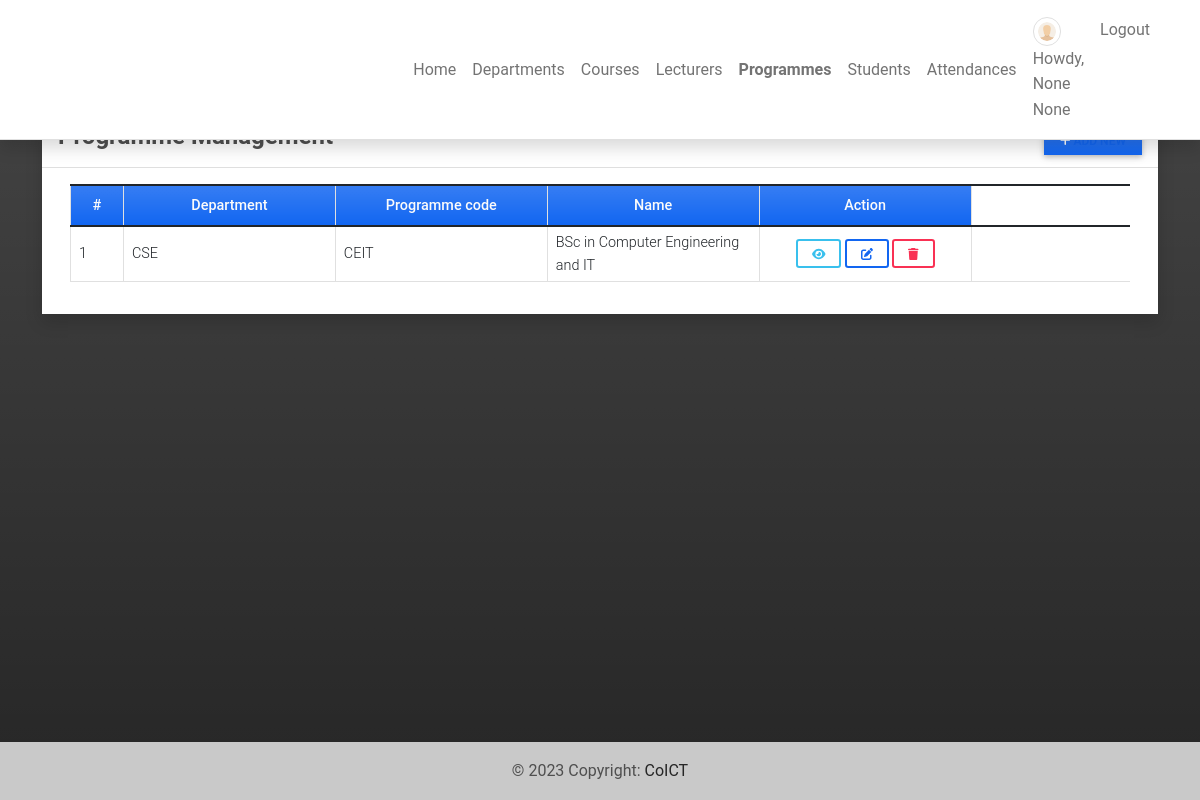
Page /class (signed in) on the committed database.
### attendance/models.py (models this page shows, shortened)
class User(AbstractBaseUser):
    email = models.EmailField(
        verbose_name='email address',
        max_length=60,
        unique=True,
    )
    is_active = models.BooleanField(default=True)
    is_admin = models.BooleanField(default=False)
    is_staff = models.BooleanField(default=False)
    username = models.CharField(unique=True, max_length=15)
    first_name = models.CharField(max_length=100, null=True)
    middle_name = models.CharField(max_length=250, blank=True, null= True)
    last_name = models.CharField(max_length=100, null=True)
    gender = models.CharField(max_length=100, choices=[('Male','Male'),('Female','Female')], blank=True, null= True)
    programme = models.ForeignKey(Programme, to_field='programme_id', on_delete=models.CASCADE, null=True, blank=True)
    department = models.ForeignKey(Department, on_delete=models.CASCADE, blank=True, null=True)
    contact = models.CharField(max_length=250, blank=True, null= True)
    last_login = models.DateTimeField(auto_now=True)
    date_joined = models.DateTimeField(auto_now_add=True)
    objects = CustomUserManager()
    USERNAME_FIELD = 'username'
    REQUIRED_FIELDS = ["email"]
    class Meta:
        verbose_name = 'User'
        verbose_name_plural = 'Users'

class Programme(models.Model):
    department = models.ForeignKey(Department, on_delete=models.CASCADE, blank=True, null=True)
    programme_id = models.CharField(max_length=15, unique=True)
    name = models.CharField(max_length=250)
    date_added = models.DateTimeField(default=timezone.now)
    date_updated = models.DateTimeField(auto_now=True)

class Department(models.Model):
    STATUS = (
        (1, 'Active'),
        (2, 'Inactive')
    )
    department_id = models.CharField(max_length=100, unique=True)
    name = models.TextField(max_length=250)
    status = models.IntegerField(default = 1, choices=STATUS)
    date_added = models.DateTimeField(default=timezone.now)
    date_updated = models.DateTimeField(auto_now=True)
    def __str__(self):
        return self.department_id

### attendance/views.py (the view)
# urls.py: path('class',views.classPage,name='class-page'),
@login_required
def classPage(request):
    if request.user.profile.user_type == 1:
        programmes = Programme.objects.all()
    else:
        programmes = Programme.objects.filter(assigned_faculty = request.user.profile).all()
    context['page_title'] = "Programme Management"
    context['programmes'] = programmes
    return render(request, 'class_mgt.html',context)

### attendance/templates/class_mgt.html (shortened to what this page needs)
{% extends 'base.html' %} {% block pageContent %}
<div class="col-lg-12 col-md-12 col-sm-12 col-xs-12">
    <div class="card card-default rounded-0 shadow ">
        <div class="card-header">
            <div class="d-flex w-100 align-items-center justify-content-between">
                <h4 class="card-title fw-bold">Programme Management</h4>
                <div class="tools">
                    {% if user.profile.user_type == 1 %}
                    <button type="button" class="btn btn-primary rounded-0 bg-gradient btn-sm" id='add_new'><i class="fa fa-plus"></i><a href="{% url 'save-class' %}"> Add New</a></button>
                    {% endif  %}
                </div>
            </div>
        </div>
        <div class="card-body">
            <div class="container-fluid">
                <table class="table table-bordered" id="class-list">
                    <colgroup>
                        <col width="5%">
                        <col width="20%">
                        <col width="20%">
                        <col width="20%">
                        <col width="20%">
                        <col width="15%">
                    </colgroup>
                    <thead>
                        <tr class="bg-gradient bg-primary bg-opacity-50 text-light">
                            <th class="px-2 py-2 text-center">#</th>
                            <th class="px-2 py-2 text-center">Department</th>
                            <th class="px-2 py-2 text-center">Programme code</th>
                            <th class="px-2 py-2 text-center">Name</th>
                            <th class="px-2 py-2 text-center">Action</th>
                        </tr>
                    </thead>
                    <tbody>
                        {% for programme in programmes %}
                        <tr>
                            <td class="px-2 py-1 align-middle">{{ programme.id }}</td>
                            <td class="px-2 py-1 align-middle">{{ programme.department }}</td>
                            <td class="px-2 py-1 align-middle">{{ programme.programme_id }}</td>
                            <td class="px-2 py-1 align-middle">{{ programme.name }}</td>
                            <td class="px-2 py-1 align-middle text-center">
                                <a class="btn btn-outline-info btn-sm" href="{% url 'class-page' programme.pk %}" title="View">
                                    <i class="fa fa-eye"></i>
                                </a>
                                {% if user.profile.user_type == 1 %}
                                <a class="btn btn-outline-primary btn-sm edit-data" href="javascript:void(0)" data-id="{{ programme.pk }}" title="Edit">
                                    <i class="fa fa-edit"></i>
                                </a>
                                <button class="btn btn-outline-danger btn-sm delete-data" type="button" data-id="{{ programme.pk }}" title="Delete">
                                    <i class="fa fa-trash"></i>
                                </button>
                                {% endif  %}
                            </td>
                        </tr>
                        {% endfor %}
                    </tbody>
                </table>
            </div>
        </div>
    </div>
</div>
{% endblock pageContent %}

### attendance/templates/topNavigation.html (shortened to what this page needs)
{% load static %}
<header>
    <nav class="navbar navbar-expand-lg navbar-light bg-white fixed-top shadow border-bottom">
        <div class="container">
            <a class="navbar-brand custom-brand" href="{% url 'home-page' %}">
            </a>
            <div class="collapse navbar-collapse" id="navbarExample01">
                {% if user.id %}
                <ul class="navbar-nav me-auto mb-2 mb-lg-0" id="topNav">
                    <li class="nav-item">
                        <a class="nav-link" aria-current="page" href="{% url 'home-page' %}">Home</a>
                    </li>
                    {% if user.profile.user_type == 1 %}
                    <li class="nav-item">
                        <a class="nav-link" aria-current="page" href="{% url 'department-page' %}">Departments</a>
                    </li>
                    <li class="nav-item">
                        <a class="nav-link" aria-current="page" href="{% url 'course-page' %}">Courses</a>
                    </li>
                    <li class="nav-item">
                        <a class="nav-link" aria-current="page" href="{% url 'faculty-page' %}">Lecturers</a>
                    </li>
                    {% endif %}
                    <li class="nav-item">
                        <a class="nav-link" aria-current="page" href="{% url 'class-page' %}">Programmes</a>
                    </li>
                    <li class="nav-item">
                        <a class="nav-link" aria-current="page" href="{% url 'student-page' %}">Students</a>
                    </li>
                    <li class="nav-item">
                        <a class="nav-link" aria-current="page" href="{% url 'attendance-class' %}">Attendances</a>
                    </li>
                </ul>
                <ul class="navbar-nav d-flex flex-row">
                    {% if user.id %} {% if user.profile.user_type == 1 %} {% endif %}
                    <li class="nav-item me-3 me-lg-0">
                        <a class="nav-link" href="{% url 'profile' %}">
                            <span class="me-1"><img src="{% if user.profile.avatar %}{{ user.profile.avatar.url }}{% else %}{{ MEDIA_URL }}/default/default-avatar.png{% endif %}" alt="User Avatar" data-url="{% if user.profile.avatar %}{{ user.profile.avatar.url }}{% else %}{{ MEDIA_URL }}/default/default-avatar.png{% endif %}" id="user-avatar" class="img-thumbnail rounded-circle"></span>Howdy,
                            {{ user.first_name }} {{user.last_name}}
                        </a>
                    </li>
                    <li class="nav-item me-3 me-lg-0">
                        <a class="nav-link" href="{% url 'logout' %}">Logout</a>
                    </li>
                    {% else %}
                    <li class="nav-item me-3 me-lg-0">
                        <a class="nav-link" href="{% url 'login' %}">Login</a>
                    </li>
                    {% endif %}
                </ul>
                {% endif %}
            </div>
        </div>
    </nav>
</header>

### static/assets/default/css/style.css (style rules this page uses)
html, body { height: 100%; width: 100%; max-height: 100%; overflow: auto; display: flex; flex-direction: column; }
body>header { flex-shrink: auto; }
#user-avatar { width: 1.8rem; height: 1.8rem; object-fit: scale-down; object-position: center center; }
.navbar-brand { max-width: auto; max-height: auto; }
.custom-brand { width: 500px; }
.nav-item.active a.nav-link { font-weight: bolder !important; }

### rows in the picture
User: first_name "None", last_name "None"
Programme: id "1", department "CSE", programme_id "CEIT", name "BSc in Computer Engineering and IT"
